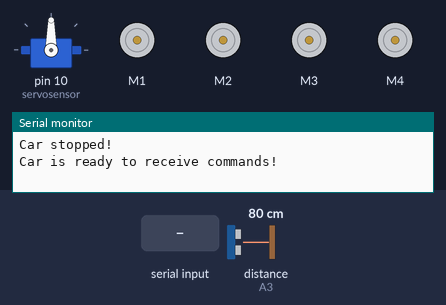
The sketch below on a simulated Arduino Uno, built with avr-gcc and run on an emulated ATmega328P. On the bench: servo, 4 × DC motor (green arrow = forward, orange = backward, longer = faster), the last lines printed to the serial monitor. The test bench sets the inputs (shaded band); at power-on: distance to the obstacle (sensor on A3) 80 cm. The echo pulse lasts 58.3 µs per cm.

Above: at 1.2 s.
1.3 s: "avoidObject,true\n" received over Serial
At 2.5 s:
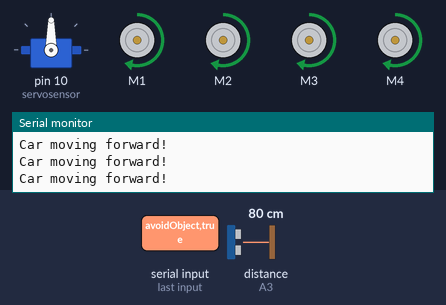
2.8 s: distance to the obstacle (sensor on A3) set to 18 cm
4.3 s: distance to the obstacle (sensor on A3) set to 14 cm
At 5.4 s:
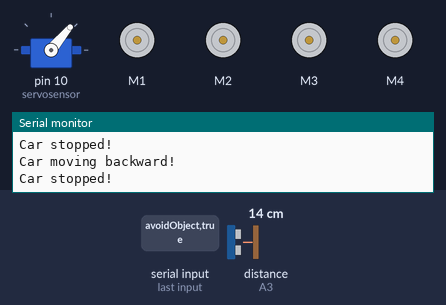
13.3 s: "1,true\n" received over Serial
At 15.3 s:
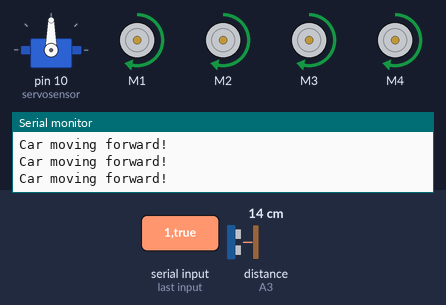
Timing chart, 0 to 16.4 s (numbered marks = the images above; inputs shaded):
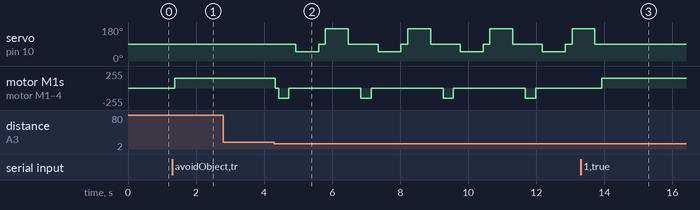

Measured:
- the behaviour switches between 16 and 15 cm on distance to the obstacle (sensor on A3) (found by bisection; images 1 and 2)
- after the input at 1.3 s, motor M1–4: stopped → forward 150/255 after 0.08 s
- after the input at 4.3 s, servo on pin 10 (servosensor): 90° → 50° after 0.63 s, then repeats every 2.4 s: 90° 0.20 s, 170° 0.67 s, 90° 0.87 s, 50° 0.67 s; motor M1–4: forward 150/255 → stopped at once, then repeats every 2.4 s: backward 150/255 0.30 s, stopped 2.1 s
- after the input at 13.3 s, servo on pin 10 (servosensor): goes on until 13.7 s, then stays 90°

The sketch:

Uno.ino
```cpp
#include <NewPing.h>
#include <Servo.h>
#include <Wire.h>
#include <AFMotor.h>
#include <IRremote.h> // Thư viện IRremote

#define TRIG_PIN A2
#define ECHO_PIN A3
#define MAX_DISTANCE 100

NewPing sonar(TRIG_PIN, ECHO_PIN, MAX_DISTANCE);
Servo servosensor;

AF_DCMotor motor1(1);
AF_DCMotor motor2(2);
AF_DCMotor motor3(3);
AF_DCMotor motor4(4);

const int receiverPin = 8; // Chân digital 8 dùng để đọc tín hiệu IR

int currentSpeed = 150;
char buffer[10];
int cm;
int pos;
int angsensor[171]; // 0 đến 170
int dist;

bool moveState[5] = {false, false, false, false, false}; // Trạng thái cho các lệnh 1, 2, 3, 4
bool remoteControlEnabled = false; // Trạng thái điều khiển từ xa
bool avoidObstacleEnabled = false; // Trạng thái tránh vật cản

void updateMotorSpeed(int spd) {
  motor1.setSpeed(spd);
  motor2.setSpeed(spd);
  motor3.setSpeed(spd);
  motor4.setSpeed(spd);
}

void moveForward() {
  updateMotorSpeed(currentSpeed);
  motor1.run(FORWARD);
  motor2.run(FORWARD);
  motor3.run(FORWARD);
  motor4.run(FORWARD);
  Serial.println("Car moving forward!");
}

void moveBackward() {
  updateMotorSpeed(currentSpeed);
  motor1.run(BACKWARD);
  motor2.run(BACKWARD);
  motor3.run(BACKWARD);
  motor4.run(BACKWARD);
  Serial.println("Car moving backward!");
}

void turnLeft() {
  updateMotorSpeed(currentSpeed);
  motor1.run(BACKWARD);
  motor2.run(BACKWARD);
  motor3.run(FORWARD);
  motor4.run(FORWARD);
  Serial.println("Car turning left!");
}

void turnRight() {
  updateMotorSpeed(currentSpeed);
  motor1.run(FORWARD);
  motor2.run(FORWARD);
  motor3.run(BACKWARD);
  motor4.run(BACKWARD);
  Serial.println("Car turning right!");
}

void stopMoving() {
  motor1.run(RELEASE);
  motor2.run(RELEASE);
  motor3.run(RELEASE);
  motor4.run(RELEASE);
  Serial.println("Car stopped!");
}

int readPing() {
  delay(70);
  int cm = sonar.ping_cm();
  if (cm == 0) {
    cm = 250;
  }
  return cm;
}

int lookRight() {
  servosensor.write(50);
  delay(500);
  int distance = readPing();
  delay(100);
  servosensor.write(90);
  return distance;
}

int lookLeft() {
  servosensor.write(170);
  delay(500);
  int distance = readPing();
  delay(100);
  servosensor.write(90);
  return distance;
}

void avoidObstacle() {
  int distance = readPing();
  if (distance <= 15) {
    stopMoving();
    delay(100);
    moveBackward();
    delay(300);
    stopMoving();
    delay(200);

    int distanceR = lookRight();
    delay(200);
    int distanceL = lookLeft();
    delay(200);

    if (distanceR >= distanceL) {
      turnRight();
    } else {
      turnLeft();
    }
    stopMoving();
  } else {
    moveForward();
  }
}

void processStringCommand(String command) {
  if (command == "remoteControl,true") {
    remoteControlEnabled = true;
    Serial.println("Remote control enabled");
  } else if (command == "remoteControl,false") {
    remoteControlEnabled = false;
    Serial.println("Remote control disabled");
  } else if (command == "avoidObject,true") {
    avoidObstacleEnabled = true;
    Serial.println("Obstacle avoidance enabled");
  } else if (command == "avoidObject,false") {
    avoidObstacleEnabled = false;
    stopMoving();
    Serial.println("Obstacle avoidance disabled");
  } else if (command == "1,true") {
    while (true) {
      moveForward();
      if (Serial.available() > 0) {
        String stopCommand = Serial.readStringUntil('\n');
        stopCommand.trim();
        if (stopCommand == "1,true,false") {
          stopMoving();
          break;
        }
      }
    }
  } else if (command == "2,true") {
    while (true) {
      moveBackward();
      if (Serial.available() > 0) {
        String stopCommand = Serial.readStringUntil('\n');
        stopCommand.trim();
        if (stopCommand == "2,true,false") {
          stopMoving();
          break;
        }
      }
    }
  } else if (command == "3,true") {
    while (true) {
      turnLeft();
      if (Serial.available() > 0) {
        String stopCommand = Serial.readStringUntil('\n');
        stopCommand.trim();
        if (stopCommand == "3,true,false") {
          stopMoving();
          break;
        }
      }
    }
  } else if (command == "4,true") {
    while (true) {
      turnRight();
      if (Serial.available() > 0) {
        String stopCommand = Serial.readStringUntil('\n');
        stopCommand.trim();
        if (stopCommand == "4,true,false") {
          stopMoving();
          break;
        }
      }
    }
  } else {
    Serial.println("Invalid command format or unknown command");
  }
}

void processIRCommand(unsigned long irData) {
  if (!remoteControlEnabled) {
    Serial.println("Remote control is disabled. Ignoring IR command.");
    return;
  }

  switch (irData) {
    case 0xE718FF00: moveForward(); break;
    case 0xAD52FF00: moveBackward(); break;
    case 0xF708FF00: turnLeft(); break;
    case 0xA55AFF00: turnRight(); break;
    case 0xE31CFF00: stopMoving(); break;
    default: Serial.println("Unknown IR command"); break;
  }
}

void setup() {
  Serial.begin(115200); // Giao tiếp với ESP32-CAM
  servosensor.attach(10);
  updateMotorSpeed(currentSpeed);
  stopMoving();
  Serial.println("Car is ready to receive commands!");
  IrReceiver.begin(receiverPin, ENABLE_LED_FEEDBACK); // Khởi động IR receiver
}

void loop() {
  if (Serial.available() > 0) {
    String command = Serial.readStringUntil('\n'); // Đọc lệnh qua Serial
    command.trim();
    processStringCommand(command);
  }

  if (avoidObstacleEnabled) {
    avoidObstacle();
  }

  if (IrReceiver.decode()) { // Nếu nhận được tín hiệu IR
    unsigned long irData = IrReceiver.decodedIRData.decodedRawData;
    Serial.print("Received IR value: ");
    Serial.println(irData, HEX);
    processIRCommand(irData);
    IrReceiver.resume(); // Chuẩn bị nhận tín hiệu tiếp theo
  }
}
```
